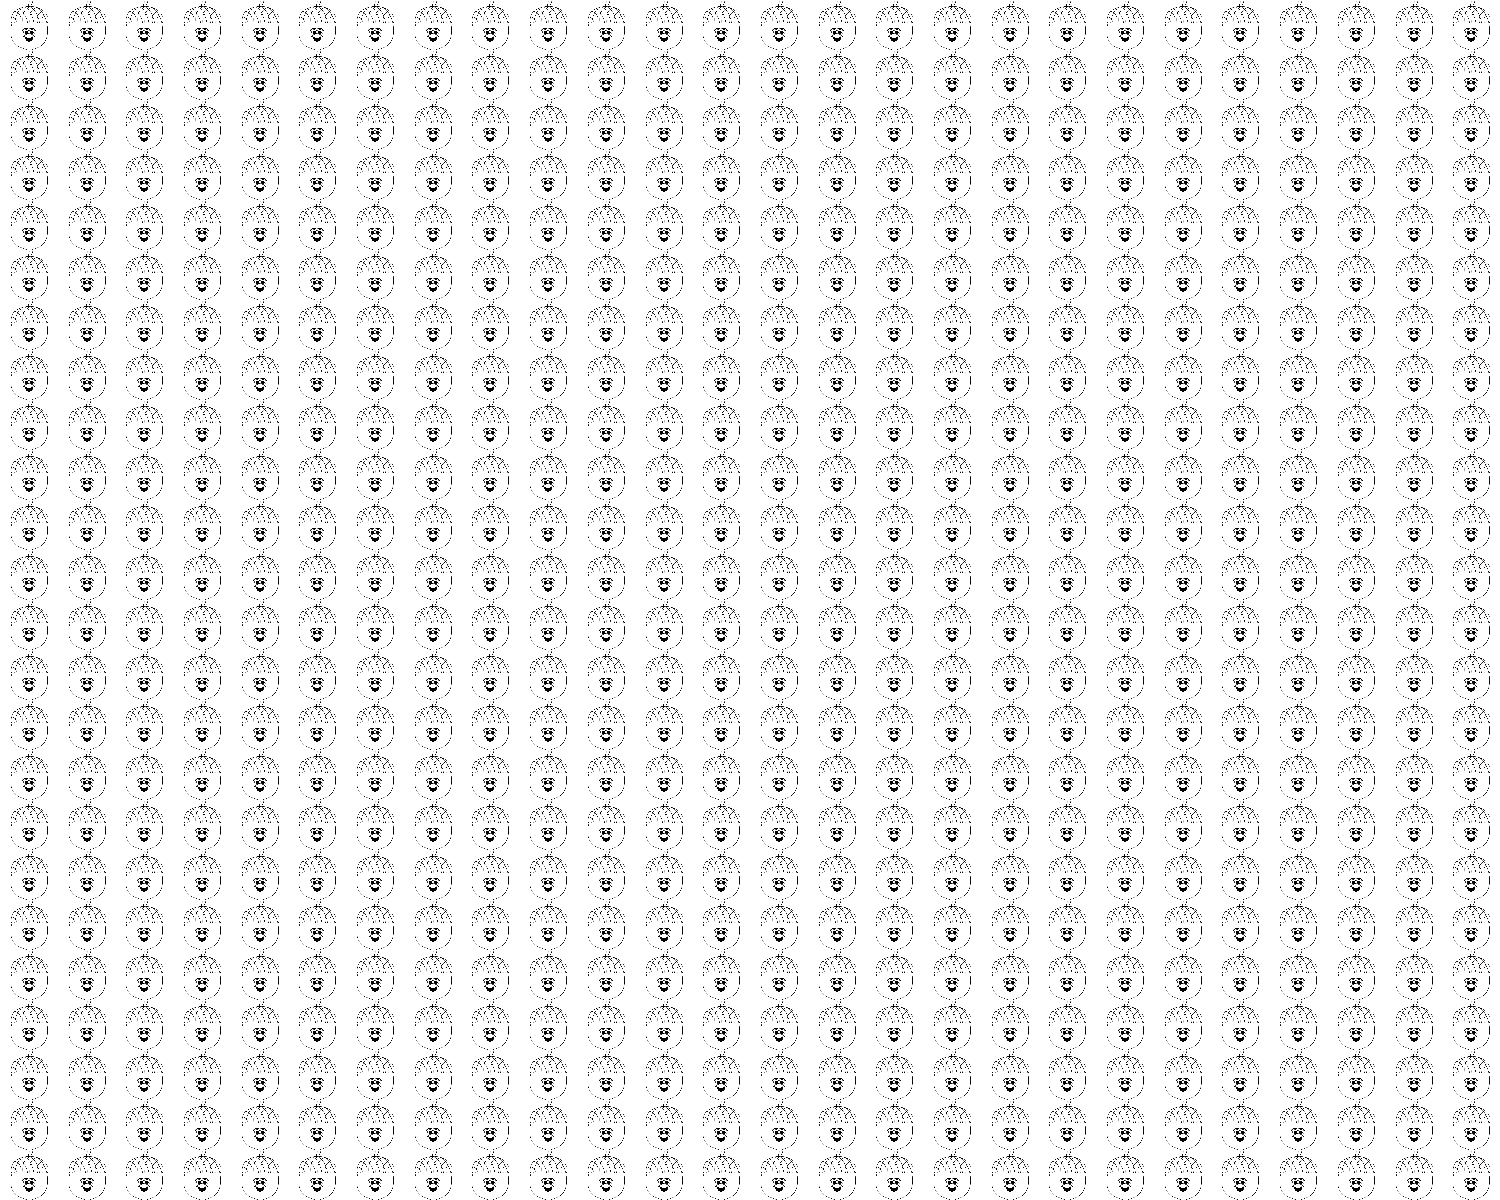

Reproduce this figure in R.
require()
source(here::here("rmd_tools", "find_file.R"))
require(magick)
require(cowplot)
require(ggplot2)
acorn_img = image_read(find_file("emojipng.com-8994842.png"))


png("tooo_many_acorns.png", width = 1500, height = 1200)
plot_grid(
  g_acorn,g_acorn, g_acorn, g_acorn, g_acorn, g_acorn, g_acorn, g_acorn, g_acorn, g_acorn, g_acorn, g_acorn, g_acorn,
  g_acorn,g_acorn, g_acorn, g_acorn, g_acorn, g_acorn, g_acorn, g_acorn, g_acorn, g_acorn, g_acorn, g_acorn, g_acorn,
  g_acorn,g_acorn, g_acorn, g_acorn, g_acorn, g_acorn, g_acorn, g_acorn, g_acorn, g_acorn, g_acorn, g_acorn, g_acorn,
  g_acorn,g_acorn, g_acorn, g_acorn, g_acorn, g_acorn, g_acorn, g_acorn, g_acorn, g_acorn, g_acorn, g_acorn, g_acorn,
  g_acorn,g_acorn, g_acorn, g_acorn, g_acorn, g_acorn, g_acorn, g_acorn, g_acorn, g_acorn, g_acorn, g_acorn, g_acorn,
  g_acorn,g_acorn, g_acorn, g_acorn, g_acorn, g_acorn, g_acorn, g_acorn, g_acorn, g_acorn, g_acorn, g_acorn, g_acorn,
  g_acorn,g_acorn, g_acorn, g_acorn, g_acorn, g_acorn, g_acorn, g_acorn, g_acorn, g_acorn, g_acorn, g_acorn, g_acorn,
  g_acorn,g_acorn, g_acorn, g_acorn, g_acorn, g_acorn, g_acorn, g_acorn, g_acorn, g_acorn, g_acorn, g_acorn, g_acorn,
  g_acorn,g_acorn, g_acorn, g_acorn, g_acorn, g_acorn, g_acorn, g_acorn, g_acorn, g_acorn, g_acorn, g_acorn, g_acorn,
  g_acorn,g_acorn, g_acorn, g_acorn, g_acorn, g_acorn, g_acorn, g_acorn, g_acorn, g_acorn, g_acorn, g_acorn, g_acorn,
  g_acorn,g_acorn, g_acorn, g_acorn, g_acorn, g_acorn, g_acorn, g_acorn, g_acorn, g_acorn, g_acorn, g_acorn, g_acorn,
  g_acorn,g_acorn, g_acorn, g_acorn, g_acorn, g_acorn, g_acorn, g_acorn, g_acorn, g_acorn, g_acorn, g_acorn, g_acorn,
  g_acorn,g_acorn, g_acorn, g_acorn, g_acorn, g_acorn, g_acorn, g_acorn, g_acorn, g_acorn, g_acorn, g_acorn, g_acorn,
  g_acorn,g_acorn, g_acorn, g_acorn, g_acorn, g_acorn, g_acorn, g_acorn, g_acorn, g_acorn, g_acorn, g_acorn, g_acorn,
  g_acorn,g_acorn, g_acorn, g_acorn, g_acorn, g_acorn, g_acorn, g_acorn, g_acorn, g_acorn, g_acorn, g_acorn, g_acorn,
  g_acorn,g_acorn, g_acorn, g_acorn, g_acorn, g_acorn, g_acorn, g_acorn, g_acorn, g_acorn, g_acorn, g_acorn, g_acorn,
  g_acorn,g_acorn, g_acorn, g_acorn, g_acorn, g_acorn, g_acorn, g_acorn, g_acorn, g_acorn, g_acorn, g_acorn, g_acorn,
  g_acorn,g_acorn, g_acorn, g_acorn, g_acorn, g_acorn, g_acorn, g_acorn, g_acorn, g_acorn, g_acorn, g_acorn, g_acorn,
  g_acorn,g_acorn, g_acorn, g_acorn, g_acorn, g_acorn, g_acorn, g_acorn, g_acorn, g_acorn, g_acorn, g_acorn, g_acorn,
  g_acorn,g_acorn, g_acorn, g_acorn, g_acorn, g_acorn, g_acorn, g_acorn, g_acorn, g_acorn, g_acorn, g_acorn, g_acorn,
  g_acorn,g_acorn, g_acorn, g_acorn, g_acorn, g_acorn, g_acorn, g_acorn, g_acorn, g_acorn, g_acorn, g_acorn, g_acorn,
  g_acorn,g_acorn, g_acorn, g_acorn, g_acorn, g_acorn, g_acorn, g_acorn, g_acorn, g_acorn, g_acorn, g_acorn, g_acorn,
  g_acorn,g_acorn, g_acorn, g_acorn, g_acorn, g_acorn, g_acorn, g_acorn, g_acorn, g_acorn, g_acorn, g_acorn, g_acorn,
  g_acorn,g_acorn, g_acorn, g_acorn, g_acorn, g_acorn, g_acorn, g_acorn, g_acorn, g_acorn, g_acorn, g_acorn, g_acorn,
  g_acorn,g_acorn, g_acorn, g_acorn, g_acorn, g_acorn, g_acorn, g_acorn, g_acorn, g_acorn, g_acorn, g_acorn, g_acorn,
  g_acorn,g_acorn, g_acorn, g_acorn, g_acorn, g_acorn, g_acorn, g_acorn, g_acorn, g_acorn, g_acorn, g_acorn, g_acorn,
  g_acorn,g_acorn, g_acorn, g_acorn, g_acorn, g_acorn, g_acorn, g_acorn, g_acorn, g_acorn, g_acorn, g_acorn, g_acorn,
  g_acorn,g_acorn, g_acorn, g_acorn, g_acorn, g_acorn, g_acorn, g_acorn, g_acorn, g_acorn, g_acorn, g_acorn, g_acorn,
  g_acorn,g_acorn, g_acorn, g_acorn, g_acorn, g_acorn, g_acorn, g_acorn, g_acorn, g_acorn, g_acorn, g_acorn, g_acorn,
  g_acorn,g_acorn, g_acorn, g_acorn, g_acorn, g_acorn, g_acorn, g_acorn, g_acorn, g_acorn, g_acorn, g_acorn, g_acorn,
  g_acorn,g_acorn, g_acorn, g_acorn, g_acorn, g_acorn, g_acorn, g_acorn, g_acorn, g_acorn, g_acorn, g_acorn, g_acorn,
  g_acorn,g_acorn, g_acorn, g_acorn, g_acorn, g_acorn, g_acorn, g_acorn, g_acorn, g_acorn, g_acorn, g_acorn, g_acorn,
  g_acorn,g_acorn, g_acorn, g_acorn, g_acorn, g_acorn, g_acorn, g_acorn, g_acorn, g_acorn, g_acorn, g_acorn, g_acorn,
  g_acorn,g_acorn, g_acorn, g_acorn, g_acorn, g_acorn, g_acorn, g_acorn, g_acorn, g_acorn, g_acorn, g_acorn, g_acorn,
  g_acorn,g_acorn, g_acorn, g_acorn, g_acorn, g_acorn, g_acorn, g_acorn, g_acorn, g_acorn, g_acorn, g_acorn, g_acorn,
  g_acorn,g_acorn, g_acorn, g_acorn, g_acorn, g_acorn, g_acorn, g_acorn, g_acorn, g_acorn, g_acorn, g_acorn, g_acorn,
  g_acorn,g_acorn, g_acorn, g_acorn, g_acorn, g_acorn, g_acorn, g_acorn, g_acorn, g_acorn, g_acorn, g_acorn, g_acorn,
  g_acorn,g_acorn, g_acorn, g_acorn, g_acorn, g_acorn, g_acorn, g_acorn, g_acorn, g_acorn, g_acorn, g_acorn, g_acorn,
  g_acorn,g_acorn, g_acorn, g_acorn, g_acorn, g_acorn, g_acorn, g_acorn, g_acorn, g_acorn, g_acorn, g_acorn, g_acorn,
  g_acorn,g_acorn, g_acorn, g_acorn, g_acorn, g_acorn, g_acorn, g_acorn, g_acorn, g_acorn, g_acorn, g_acorn, g_acorn,
  g_acorn,g_acorn, g_acorn, g_acorn, g_acorn, g_acorn, g_acorn, g_acorn, g_acorn, g_acorn, g_acorn, g_acorn, g_acorn,
  g_acorn,g_acorn, g_acorn, g_acorn, g_acorn, g_acorn, g_acorn, g_acorn, g_acorn, g_acorn, g_acorn, g_acorn, g_acorn,
  g_acorn,g_acorn, g_acorn, g_acorn, g_acorn, g_acorn, g_acorn, g_acorn, g_acorn, g_acorn, g_acorn, g_acorn, g_acorn,
  g_acorn,g_acorn, g_acorn, g_acorn, g_acorn, g_acorn, g_acorn, g_acorn, g_acorn, g_acorn, g_acorn, g_acorn, g_acorn,
  g_acorn,g_acorn, g_acorn, g_acorn, g_acorn, g_acorn, g_acorn, g_acorn, g_acorn, g_acorn, g_acorn, g_acorn, g_acorn,
  g_acorn,g_acorn, g_acorn, g_acorn, g_acorn, g_acorn, g_acorn, g_acorn, g_acorn, g_acorn, g_acorn, g_acorn, g_acorn,
  g_acorn,g_acorn, g_acorn, g_acorn, g_acorn, g_acorn, g_acorn, g_acorn, g_acorn, g_acorn, g_acorn, g_acorn, g_acorn,
  g_acorn,g_acorn, g_acorn, g_acorn, g_acorn, g_acorn, g_acorn, g_acorn, g_acorn, g_acorn, g_acorn, g_acorn, g_acorn,
  nrow = 24)
dev.off()